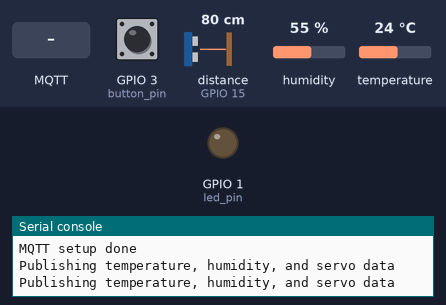
A program run on a simulated ESP8266 board running MicroPython. Shown: output pins drawn as LEDs (lit = HIGH), the last lines printed to the serial console. The test bench sets the inputs (shaded band); at power-on: GPIO 3 (button_pin) HIGH, distance to the obstacle (sensor on GPIO 15) 80 cm, humidity 55 %, temperature 24 °C. The echo pulse lasts 58.3 µs per cm; WiFi joins after 1.5 s; no MQTT or app messages arrive unless stated; the interpreter's speed is modelled, so counts of loop turns are approximate; the clock reads 2024-03-15 10:24:30 at power-on unless the program sets it; library files of the repository ran but are not shown: hcsr04.py, mfrc522.py; pins used as bus, display or sensor lines are not drawn.

Above: at 3.3 s.
3.4 s: MQTT message "1" arrives on the first subscribed topic
At 4.8 s:
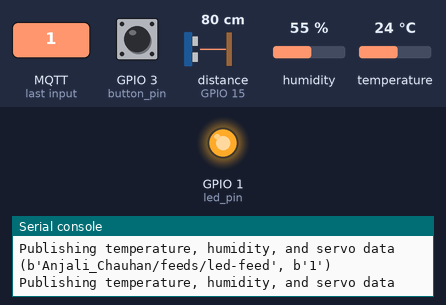
5.7 s: GPIO 3 (button_pin) pulled LOW for 0.6 s
At 7.0 s:
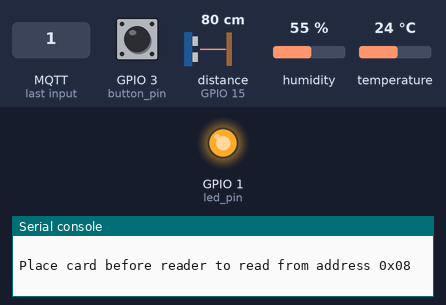
9.8 s: MQTT message "0" arrives on the first subscribed topic
At 11.2 s:
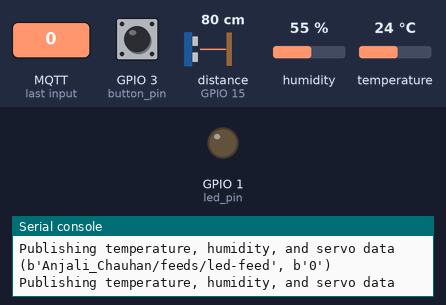
11.9 s: GPIO 3 (button_pin) pulled LOW for 1 s
At 13.4 s:
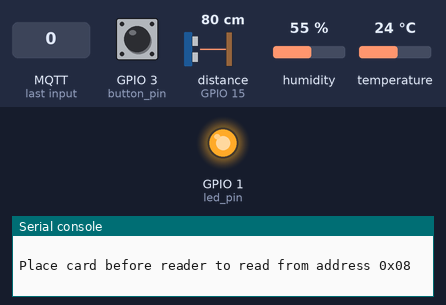
Timing chart, 0 to 14.9 s (numbered marks = the images above; inputs shaded):
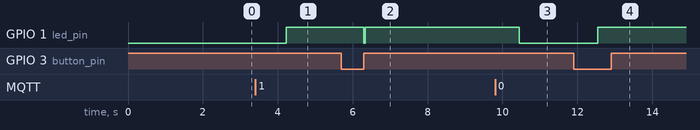

Measured:
- after the input at 3.4 s, GPIO 1 (led_pin): LOW → HIGH after 0.83 s
- after the input at 5.7 s, GPIO 1 (led_pin): HIGH → LOW after 0.60 s, → HIGH 0.04 s later
- after the input at 9.8 s, GPIO 1 (led_pin): HIGH → LOW after 0.64 s
- after the input at 11.9 s, GPIO 1 (led_pin): LOW → HIGH after 0.65 s

The program:

main.py
```python
from machine import Pin, PWM
from read import do_read
from hcsr04 import HCSR04
from mfrc522 import MFRC522
from network import WLAN, STA_IF
import sys
import dht
import umqtt.robust as mqtt
import json
import time  # Import time for delays

from _global import (
    TRIG,
    ECHO,
    DHTPIN,
    LED,
    SCK,
    MOSI,
    MISO,
    RST,
    SDA,
    SERVO,
    SSID,
    PASS,
    MQTTBROKER,
    MQTTPORT,
    MQTTUSER,
    MQTTPASS,
    TEMP_PUBTOPIC,
    HUMI_PUBTOPIC,
    DOOR_PUBSUBTOPIC,
    SERVO_PUBTOPIC,
    LED_SUBTOPIC,
    BUTTON,
)

button_pin = Pin(BUTTON, Pin.IN, Pin.PULL_UP)

radar_sensor = HCSR04(trigger_pin=TRIG, echo_pin=ECHO, echo_timeout_us=10000)
dht_sensor = dht.DHT11(Pin(DHTPIN))
led_pin = Pin(LED, Pin.OUT)
rfid = MFRC522(SCK, MOSI, MISO, RST, SDA)
servo = PWM(Pin(SERVO, Pin.OUT), freq=50)
led = Pin(LED, Pin.OUT)

led.off()
client = None

def connect_to_wifi():
    wlan = WLAN(STA_IF)
    wlan.active(True)
    wlan.connect(SSID, PASS)
    print("Connecting to Wi-Fi...")

    while not wlan.isconnected():
        print("Waiting for Wi-Fi connection...")
        time.sleep(1)  # Add delay to avoid busy loop
    print("Connected to Wi-Fi:", wlan.ifconfig())

def message_callback(topic, msg):
    print((topic, msg))
    if topic == LED_SUBTOPIC:
        if msg == b"1":
            led.on()
        elif msg == b"0":
            led.off()
    elif topic == DOOR_PUBSUBTOPIC:
        if msg == b"0":
            servo.duty(77)
        elif msg == b"1":
            servo.duty(130)

def setup_mqtt():
    global client
    client = mqtt.MQTTClient(
        "ESP8266",
        MQTTBROKER,
        port=MQTTPORT,
        user=MQTTUSER,
        password=MQTTPASS,
    )
    client.set_callback(message_callback)
    client.connect()
    client.subscribe(LED_SUBTOPIC)
    client.subscribe(DOOR_PUBSUBTOPIC)
    print("MQTT setup done")

def check_messages():
    try:
        client.check_msg()
    except Exception as e:
        print("MQTT check message error:", e)
        client.disconnect()
        time.sleep(5)  # Retry delay
        client.connect()
        client.subscribe(LED_SUBTOPIC)
        client.subscribe(DOOR_PUBSUBTOPIC)

def publish_sensor_data():
    try:
        if button_pin.value():
            dht_sensor.measure()
            temp = dht_sensor.temperature()
            humi = dht_sensor.humidity()

            temp_json = json.dumps({"value": temp})
            humi_json = json.dumps({"value": humi})
            us_json = json.dumps({"value": radar_sensor.distance_cm()})

            print("Publishing temperature, humidity, and servo data")
            client.publish(TEMP_PUBTOPIC, temp_json)
            client.publish(HUMI_PUBTOPIC, humi_json)
            client.publish(SERVO_PUBTOPIC, us_json)
    except Exception as e:
        print("MQTT publish error:", e)

def monitor_button():
    try:
        if not button_pin.value():
            print("Button pressed, hold the card close...")
            led_pin.off()
            read_msg = do_read()
            led_pin.on()

            if read_msg is None:
                door_json = json.dumps({"value": 0})
            else:
                if read_msg == "Authorized":
                    print("Publishing authorized access")
                    door_json = json.dumps({"value": 1})
                else:
                    print("Publishing unauthorized access")
                    door_json = json.dumps({"value": 0})
            client.publish(DOOR_PUBSUBTOPIC, door_json)

            while not button_pin.value():
                time.sleep(0.1)
    except Exception as e:
        print("Button monitor error:", e)

def main_loop():
    connect_to_wifi()
    setup_mqtt()

    while True:
        check_messages()       # Check for incoming MQTT messages
        publish_sensor_data()  # Publish sensor data
        monitor_button()       # Monitor the button for RFID reading
        time.sleep(1)          # Loop delay to reduce CPU load

try:
    main_loop()
except Exception as e:
    print("Exception occurred:", e)
    sys.print_exception(e)
    machine.reset()  # Reboot on unhandled exceptions
```

read.py
```python
import mfrc522
from os import uname
import time


def do_read():
    if uname()[0] == "WiPy":
        rdr = mfrc522.MFRC522("GP14", "GP16", "GP15", "GP22", "GP17")
    elif uname()[0] == "esp8266":
        rdr = mfrc522.MFRC522(0, 2, 4, 5, 14)
    else:
        raise RuntimeError("Unsupported platform")

    print("")
    print("Place card before reader to read from address 0x08")
    print("")

    msg = None

    start_time = time.time()
    while time.time() - start_time < 5:
        (stat, tag_type) = rdr.request(rdr.REQIDL)

        if stat == rdr.OK:
            (stat, raw_uid) = rdr.anticoll()

            if stat == rdr.OK:
                print("New card detected")
                print("  - tag type: 0x%02x" % tag_type)
                print(
                    "  - uid	 : 0x%02x%02x%02x%02x"
                    % (raw_uid[0], raw_uid[1], raw_uid[2], raw_uid[3])
                )
                print("")

                if rdr.select_tag(raw_uid) == rdr.OK:
                    key = [0xFF, 0xFF, 0xFF, 0xFF, 0xFF, 0xFF]

                    if rdr.auth(rdr.AUTHENT1A, 8, key, raw_uid) == rdr.OK:
                        print("Address 8 data: %s" % rdr.read(8))
                        msg = "".join([chr(i) for i in rdr.read(8)])
                        rdr.stop_crypto1()
                        return msg.strip()
                    else:
                        print("Authentication error")
                else:
                    print("Failed to select tag")
        return None


if __name__ == "__main__":
    print(do_read())
```

_global.py
```python
ECHO = 15
TRIG = 16
SERVO = 12
DHTPIN = 13
LED = 1
SDA = 14
SCK = 0
MOSI = 2
MISO = 4
RST = 5
BUTTON = 3

TEMP = 0
HUMI = 0

SSID = "V2025"
PASS = "9833246258"

MQTTBROKER = "io.adafruit.com"
MQTTPORT = 1883
MQTTUSER = "Anjali_Chauhan"
MQTTPASS = "aio_boJJ95A6t68l6se82M0vEB0KvmuI"

DOOR_PUBSUBTOPIC = b"Anjali_Chauhan/feeds/door-feed"
TEMP_PUBTOPIC = b"Anjali_Chauhan/feeds/temp-feed"
HUMI_PUBTOPIC = b"Anjali_Chauhan/feeds/humi-feed"
SERVO_PUBTOPIC = b"Anjali_Chauhan/feeds/servo-feed"
LED_SUBTOPIC = b"Anjali_Chauhan/feeds/led-feed"

DOOR_CLOSED_POS = 130
DOOR_OPENED_POS = 77
```

boot.py
```python
from network import WLAN, STA_IF
import time
from _global import SSID, PASS
from machine import Pin

def connect_to_wifi():
    wlan = WLAN(STA_IF)
    wlan.active(True)
    if not wlan.isconnected():
        print("Connecting to Wi-Fi...")
        wlan.connect(SSID, PASS)
        for _ in range(10):  # Try for a limited time to connect
            if wlan.isconnected():
                print("Connected to Wi-Fi:", wlan.ifconfig())
                return True
            print("Waiting for Wi-Fi connection...")
            time.sleep(1)

connect_to_wifi()
```
